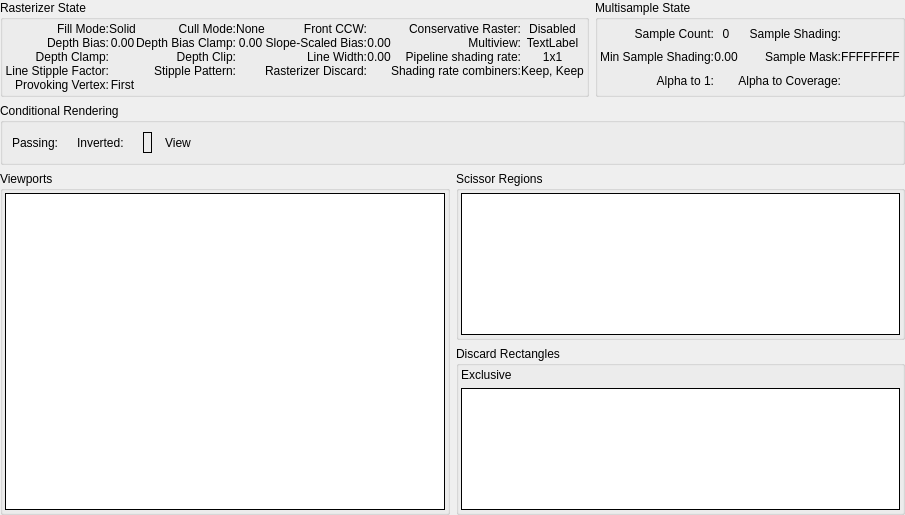
     <widget class="QWidget" name="RS">
      <attribute name="title">
       <string>Rasterizer</string>
      </attribute>
      <layout class="QGridLayout" name="gridLayout_2">
       <property name="leftMargin">
        <number>0</number>
       </property>
       <property name="topMargin">
        <number>0</number>
       </property>
       <property name="rightMargin">
        <number>0</number>
       </property>
       <property name="bottomMargin">
        <number>0</number>
       </property>
       <item row="1" column="0" colspan="2">
        <layout class="QHBoxLayout" name="horizontalLayout_24">
         <item>
          <widget class="QGroupBox" name="rasterizerGroup">
           <property name="title">
            <string>Rasterizer State</string>
           </property>
           <layout class="QGridLayout" name="rasterizerGridLayout">
            <property name="leftMargin">
             <number>2</number>
            </property>
            <property name="topMargin">
             <number>2</number>
            </property>
            <property name="rightMargin">
             <number>2</number>
            </property>
            <property name="bottomMargin">
             <number>2</number>
            </property>
            <property name="spacing">
             <number>0</number>
            </property>
            <item row="0" column="0">
             <widget class="QLabel" name="fillModeLabel">
              <property name="text">
               <string>Fill Mode:</string>
              </property>
              <property name="alignment">
               <set>Qt::AlignRight|Qt::AlignTrailing|Qt::AlignVCenter</set>
              </property>
              <property name="wordWrap">
               <bool>true</bool>
              </property>
             </widget>
            </item>
            <item row="0" column="1">
             <widget class="QLabel" name="fillMode">
              <property name="text">
               <string>Solid</string>
              </property>
              <property name="alignment">
               <set>Qt::AlignCenter</set>
              </property>
              <property name="margin">
               <number>4</number>
              </property>
             </widget>
            </item>
            <item row="0" column="2">
             <widget class="QLabel" name="cullModeLabel">
              <property name="text">
               <string>Cull Mode:</string>
              </property>
              <property name="alignment">
               <set>Qt::AlignRight|Qt::AlignTrailing|Qt::AlignVCenter</set>
              </property>
              <property name="wordWrap">
               <bool>true</bool>
              </property>
             </widget>
            </item>
            <item row="0" column="3">
             <widget class="QLabel" name="cullMode">
              <property name="text">
               <string>None</string>
              </property>
              <property name="alignment">
               <set>Qt::AlignCenter</set>
              </property>
              <property name="margin">
               <number>4</number>
              </property>
             </widget>
            </item>
            <item row="0" column="4">
             <widget class="QLabel" name="frontCCWLabel">
              <property name="text">
               <string>Front CCW:</string>
              </property>
              <property name="alignment">
               <set>Qt::AlignRight|Qt::AlignTrailing|Qt::AlignVCenter</set>
              </property>
              <property name="wordWrap">
               <bool>true</bool>
              </property>
             </widget>
            </item>
            <item row="0" column="5">
             <widget class="QLabel" name="frontCCW">
              <property name="text">
               <string/>
              </property>
              <property name="pixmap">
               <pixmap resource="../../Resources/resources.qrc">:/cross.png</pixmap>
              </property>
              <property name="alignment">
               <set>Qt::AlignCenter</set>
              </property>
              <property name="margin">
               <number>4</number>
              </property>
             </widget>
            </item>
            <item row="0" column="6">
             <widget class="QLabel" name="label">
              <property name="text">
               <string>Conservative Raster:</string>
              </property>
              <property name="alignment">
               <set>Qt::AlignRight|Qt::AlignTrailing|Qt::AlignVCenter</set>
              </property>
              <property name="wordWrap">
               <bool>true</bool>
              </property>
             </widget>
            </item>
            <item row="0" column="7">
             <widget class="QLabel" name="conservativeRaster">
              <property name="text">
               <string>Disabled</string>
              </property>
              <property name="alignment">
               <set>Qt::AlignCenter</set>
              </property>
              <property name="margin">
               <number>4</number>
              </property>
             </widget>
            </item>
            <item row="1" column="0">
             <widget class="QLabel" name="depthBiasLabel">
              <property name="text">
               <string>Depth Bias:</string>
              </property>
              <property name="alignment">
               <set>Qt::AlignRight|Qt::AlignTrailing|Qt::AlignVCenter</set>
              </property>
              <property name="wordWrap">
               <bool>true</bool>
              </property>
             </widget>
            </item>
            <item row="1" column="1">
             <widget class="QLabel" name="depthBias">
              <property name="text">
               <string>0.00</string>
              </property>
              <property name="alignment">
               <set>Qt::AlignCenter</set>
              </property>
              <property name="margin">
               <number>4</number>
              </property>
             </widget>
            </item>
            <item row="1" column="2">
             <widget class="QLabel" name="depthBiasClampLabel">
              <property name="text">
               <string>Depth Bias Clamp:</string>
              </property>
              <property name="alignment">
               <set>Qt::AlignRight|Qt::AlignTrailing|Qt::AlignVCenter</set>
              </property>
              <property name="wordWrap">
               <bool>true</bool>
              </property>
             </widget>
            </item>
            <item row="1" column="3">
             <widget class="QLabel" name="depthBiasClamp">
              <property name="text">
               <string>0.00</string>
              </property>
              <property name="alignment">
               <set>Qt::AlignCenter</set>
              </property>
              <property name="margin">
               <number>4</number>
              </property>
             </widget>
            </item>
            <item row="1" column="4">
             <widget class="QLabel" name="slopeScaledBiasLabel">
              <property name="text">
               <string>Slope-Scaled Bias:</string>
              </property>
              <property name="alignment">
               <set>Qt::AlignRight|Qt::AlignTrailing|Qt::AlignVCenter</set>
              </property>
              <property name="wordWrap">
               <bool>true</bool>
              </property>
             </widget>
            </item>
            <item row="1" column="5">
             <widget class="QLabel" name="slopeScaledBias">
              <property name="text">
               <string>0.00</string>
              </property>
              <property name="alignment">
               <set>Qt::AlignCenter</set>
              </property>
              <property name="margin">
               <number>4</number>
              </property>
             </widget>
            </item>
            <item row="1" column="6">
             <widget class="QLabel" name="label_3">
              <property name="text">
               <string>Multiview:</string>
              </property>
              <property name="alignment">
               <set>Qt::AlignRight|Qt::AlignTrailing|Qt::AlignVCenter</set>
              </property>
              <property name="wordWrap">
               <bool>true</bool>
              </property>
             </widget>
            </item>
            <item row="1" column="7">
             <widget class="QLabel" name="multiview">
              <property name="text">
               <string>TextLabel</string>
              </property>
              <property name="alignment">
               <set>Qt::AlignCenter</set>
              </property>
              <property name="margin">
               <number>4</number>
              </property>
             </widget>
            </item>
            <item row="1" column="10">
             <spacer name="rastHSpacer">
              <property name="orientation">
               <enum>Qt::Horizontal</enum>
              </property>
              <property name="sizeType">
               <enum>QSizePolicy::MinimumExpanding</enum>
              </property>
              <property name="sizeHint" stdset="0">
               <size>
                <width>0</width>
                <height>0</height>
               </size>
              </property>
             </spacer>
            </item>
            <item row="2" column="0">
             <widget class="QLabel" name="depthClampLabel">
              <property name="text">
               <string>Depth Clamp:</string>
              </property>
              <property name="alignment">
               <set>Qt::AlignRight|Qt::AlignTrailing|Qt::AlignVCenter</set>
              </property>
              <property name="wordWrap">
               <bool>true</bool>
              </property>
             </widget>
            </item>
            <item row="2" column="1">
             <widget class="QLabel" name="depthClamp">
              <property name="text">
               <string/>
              </property>
              <property name="pixmap">
               <pixmap resource="../../Resources/resources.qrc">:/cross.png</pixmap>
              </property>
              <property name="alignment">
               <set>Qt::AlignCenter</set>
              </property>
              <property name="margin">
               <number>4</number>
              </property>
             </widget>
            </item>
            <item row="2" column="2">
             <widget class="QLabel" name="label_4">
              <property name="text">
               <string>Depth Clip:</string>
              </property>
              <property name="alignment">
               <set>Qt::AlignRight|Qt::AlignTrailing|Qt::AlignVCenter</set>
              </property>
              <property name="wordWrap">
               <bool>true</bool>
              </property>
             </widget>
            </item>
            <item row="2" column="3">
             <widget class="QLabel" name="depthClip">
              <property name="pixmap">
               <pixmap resource="../../Resources/resources.qrc">:/cross.png</pixmap>
              </property>
              <property name="alignment">
               <set>Qt::AlignCenter</set>
              </property>
              <property name="margin">
               <number>4</number>
              </property>
             </widget>
            </item>
            <item row="2" column="4">
             <widget class="QLabel" name="lineWidthLabel">
              <property name="text">
               <string>Line Width:</string>
              </property>
              <property name="alignment">
               <set>Qt::AlignRight|Qt::AlignTrailing|Qt::AlignVCenter</set>
              </property>
              <property name="wordWrap">
               <bool>true</bool>
              </property>
             </widget>
            </item>
            <item row="2" column="5">
             <widget class="QLabel" name="lineWidth">
              <property name="text">
               <string>0.00</string>
              </property>
              <property name="alignment">
               <set>Qt::AlignCenter</set>
              </property>
              <property name="margin">
               <number>4</number>
              </property>
             </widget>
            </item>
            <item row="2" column="6">
             <widget class="QLabel" name="label_9">
              <property name="text">
               <string>Pipeline shading rate:</string>
              </property>
              <property name="alignment">
               <set>Qt::AlignRight|Qt::AlignTrailing|Qt::AlignVCenter</set>
              </property>
              <property name="wordWrap">
               <bool>true</bool>
              </property>
             </widget>
            </item>
            <item row="2" column="7">
             <widget class="QLabel" name="pipelineShadingRate">
              <property name="text">
               <string>1x1</string>
              </property>
              <property name="alignment">
               <set>Qt::AlignCenter</set>
              </property>
              <property name="margin">
               <number>4</number>
              </property>
             </widget>
            </item>
            <item row="3" column="0">
             <widget class="QLabel" name="stippleFactorLabel">
              <property name="text">
               <string>Line Stipple Factor:</string>
              </property>
              <property name="alignment">
               <set>Qt::AlignRight|Qt::AlignTrailing|Qt::AlignVCenter</set>
              </property>
              <property name="wordWrap">
               <bool>true</bool>
              </property>
             </widget>
            </item>
            <item row="3" column="1">
             <widget class="QLabel" name="stippleFactor">
              <property name="pixmap">
               <pixmap resource="../../Resources/resources.qrc">:/cross.png</pixmap>
              </property>
              <property name="alignment">
               <set>Qt::AlignCenter</set>
              </property>
              <property name="margin">
               <number>4</number>
              </property>
             </widget>
            </item>
            <item row="3" column="2">
             <widget class="QLabel" name="stipplePatternLabel">
              <property name="text">
               <string>Stipple Pattern:</string>
              </property>
              <property name="alignment">
               <set>Qt::AlignRight|Qt::AlignTrailing|Qt::AlignVCenter</set>
              </property>
              <property name="wordWrap">
               <bool>true</bool>
              </property>
             </widget>
            </item>
            <item row="3" column="3">
             <widget class="QLabel" name="stipplePattern">
              <property name="pixmap">
               <pixmap resource="../../Resources/resources.qrc">:/cross.png</pixmap>
              </property>
              <property name="alignment">
               <set>Qt::AlignCenter</set>
              </property>
              <property name="margin">
               <number>4</number>
              </property>
             </widget>
            </item>
            <item row="3" column="4">
             <widget class="QLabel" name="rasterizerDiscardLabel">
              <property name="text">
               <string>Rasterizer Discard:</string>
              </property>
              <property name="alignment">
               <set>Qt::AlignRight|Qt::AlignTrailing|Qt::AlignVCenter</set>
              </property>
              <property name="wordWrap">
               <bool>true</bool>
              </property>
             </widget>
            </item>
            <item row="3" column="5">
             <widget class="QLabel" name="rasterizerDiscard">
              <property name="text">
               <string/>
              </property>
              <property name="pixmap">
               <pixmap resource="../../Resources/resources.qrc">:/cross.png</pixmap>
              </property>
              <property name="alignment">
               <set>Qt::AlignCenter</set>
              </property>
              <property name="margin">
               <number>4</number>
              </property>
             </widget>
            </item>
            <item row="3" column="6">
             <widget class="QLabel" name="label_2">
              <property name="text">
               <string>Shading rate combiners:</string>
              </property>
              <property name="alignment">
               <set>Qt::AlignRight|Qt::AlignTrailing|Qt::AlignVCenter</set>
              </property>
              <property name="wordWrap">
               <bool>true</bool>
              </property>
             </widget>
            </item>
            <item row="3" column="7">
             <widget class="QLabel" name="shadingRateCombiners">
              <property name="text">
               <string>Keep, Keep</string>
              </property>
              <property name="alignment">
               <set>Qt::AlignCenter</set>
              </property>
              <property name="margin">
               <number>4</number>
              </property>
             </widget>
            </item>
            <item row="4" column="0">
             <widget class="QLabel" name="label_10">
              <property name="text">
               <string>Provoking Vertex:</string>
              </property>
              <property name="alignment">
               <set>Qt::AlignRight|Qt::AlignTrailing|Qt::AlignVCenter</set>
              </property>
              <property name="wordWrap">
               <bool>true</bool>
              </property>
             </widget>
            </item>
            <item row="4" column="1">
             <widget class="QLabel" name="provokingVertex">
              <property name="text">
               <string>First</string>
              </property>
              <property name="alignment">
               <set>Qt::AlignCenter</set>
              </property>
              <property name="margin">
               <number>4</number>
              </property>
             </widget>
            </item>
            <item row="5" column="0">
             <spacer name="rastVSpacer">
              <property name="orientation">
               <enum>Qt::Vertical</enum>
              </property>
              <property name="sizeType">
               <enum>QSizePolicy::Preferred</enum>
              </property>
              <property name="sizeHint" stdset="0">
               <size>
                <width>0</width>
                <height>0</height>
               </size>
              </property>
             </spacer>
            </item>
           </layout>
          </widget>
         </item>
         <item>
          <widget class="QGroupBox" name="MSAAGroup">
           <property name="title">
            <string>Multisample State</string>
           </property>
           <layout class="QGridLayout" name="MSAAGridLayout">
            <property name="leftMargin">
             <number>2</number>
            </property>
            <property name="topMargin">
             <number>2</number>
            </property>
            <property name="rightMargin">
             <number>2</number>
            </property>
            <property name="bottomMargin">
             <number>2</number>
            </property>
            <property name="spacing">
             <number>0</number>
            </property>
            <item row="0" column="0">
             <widget class="QLabel" name="sampleCountLabel">
              <property name="text">
               <string>Sample Count:</string>
              </property>
              <property name="alignment">
               <set>Qt::AlignRight|Qt::AlignTrailing|Qt::AlignVCenter</set>
              </property>
              <property name="wordWrap">
               <bool>true</bool>
              </property>
             </widget>
            </item>
            <item row="0" column="1">
             <widget class="QLabel" name="sampleCount">
              <property name="text">
               <string>0</string>
              </property>
              <property name="alignment">
               <set>Qt::AlignCenter</set>
              </property>
              <property name="margin">
               <number>4</number>
              </property>
             </widget>
            </item>
            <item row="0" column="2">
             <widget class="QLabel" name="sampleShadingLabel">
              <property name="text">
               <string>Sample Shading:</string>
              </property>
              <property name="alignment">
               <set>Qt::AlignRight|Qt::AlignTrailing|Qt::AlignVCenter</set>
              </property>
              <property name="wordWrap">
               <bool>true</bool>
              </property>
             </widget>
            </item>
            <item row="0" column="3">
             <widget class="QLabel" name="sampleShading">
              <property name="text">
               <string/>
              </property>
              <property name="pixmap">
               <pixmap resource="../../Resources/resources.qrc">:/cross.png</pixmap>
              </property>
              <property name="alignment">
               <set>Qt::AlignCenter</set>
              </property>
              <property name="margin">
               <number>4</number>
              </property>
             </widget>
            </item>
            <item row="1" column="0">
             <widget class="QLabel" name="minSampleShadingLabel">
              <property name="text">
               <string>Min Sample Shading:</string>
              </property>
              <property name="alignment">
               <set>Qt::AlignRight|Qt::AlignTrailing|Qt::AlignVCenter</set>
              </property>
              <property name="wordWrap">
               <bool>true</bool>
              </property>
             </widget>
            </item>
            <item row="1" column="1">
             <widget class="QLabel" name="minSampleShading">
              <property name="text">
               <string>0.00</string>
              </property>
              <property name="alignment">
               <set>Qt::AlignCenter</set>
              </property>
              <property name="margin">
               <number>4</number>
              </property>
             </widget>
            </item>
            <item row="1" column="2">
             <widget class="QLabel" name="sampleMaskLabel">
              <property name="text">
               <string>Sample Mask:</string>
              </property>
              <property name="alignment">
               <set>Qt::AlignRight|Qt::AlignTrailing|Qt::AlignVCenter</set>
              </property>
              <property name="wordWrap">
               <bool>true</bool>
              </property>
             </widget>
            </item>
            <item row="1" column="3">
             <widget class="QLabel" name="sampleMask">
              <property name="text">
               <string>FFFFFFFF</string>
              </property>
              <property name="alignment">
               <set>Qt::AlignCenter</set>
              </property>
              <property name="margin">
               <number>4</number>
              </property>
             </widget>
            </item>
            <item row="1" column="4">
             <spacer name="MSAAHSpacer">
              <property name="orientation">
               <enum>Qt::Horizontal</enum>
              </property>
              <property name="sizeType">
               <enum>QSizePolicy::MinimumExpanding</enum>
              </property>
              <property name="sizeHint" stdset="0">
               <size>
                <width>0</width>
                <height>0</height>
               </size>
              </property>
             </spacer>
            </item>
            <item row="2" column="0">
             <widget class="QLabel" name="alphaToOneLabel">
              <property name="text">
               <string>Alpha to 1:</string>
              </property>
              <property name="alignment">
               <set>Qt::AlignRight|Qt::AlignTrailing|Qt::AlignVCenter</set>
              </property>
              <property name="wordWrap">
               <bool>true</bool>
              </property>
             </widget>
            </item>
            <item row="2" column="1">
             <widget class="QLabel" name="alphaToOne">
              <property name="pixmap">
               <pixmap resource="../../Resources/resources.qrc">:/cross.png</pixmap>
              </property>
              <property name="alignment">
               <set>Qt::AlignCenter</set>
              </property>
              <property name="margin">
               <number>4</number>
              </property>
             </widget>
            </item>
            <item row="2" column="2">
             <widget class="QLabel" name="alphaToCoverageLabel">
              <property name="text">
               <string>Alpha to Coverage:</string>
              </property>
              <property name="alignment">
               <set>Qt::AlignRight|Qt::AlignTrailing|Qt::AlignVCenter</set>
              </property>
              <property name="wordWrap">
               <bool>true</bool>
              </property>
             </widget>
            </item>
            <item row="2" column="3">
             <widget class="QLabel" name="alphaToCoverage">
              <property name="pixmap">
               <pixmap resource="../../Resources/resources.qrc">:/cross.png</pixmap>
              </property>
              <property name="alignment">
               <set>Qt::AlignCenter</set>
              </property>
              <property name="margin">
               <number>4</number>
              </property>
             </widget>
            </item>
           </layout>
          </widget>
         </item>
        </layout>
       </item>
       <item row="2" column="0" colspan="2">
        <widget class="QGroupBox" name="conditionalRenderingGroup">
         <property name="title">
          <string>Conditional Rendering</string>
         </property>
         <layout class="QHBoxLayout" name="horizontalLayout_41">
          <item>
           <widget class="QLabel" name="label_5">
            <property name="text">
             <string>Passing:</string>
            </property>
           </widget>
          </item>
          <item>
           <widget class="QLabel" name="predicatePassing"/>
          </item>
          <item>
           <widget class="QLabel" name="label_6">
            <property name="text">
             <string>Inverted:</string>
            </property>
           </widget>
          </item>
          <item>
           <widget class="QLabel" name="predicateInverted"/>
          </item>
          <item>
           <widget class="RDLabel" name="predicateBuffer">
            <property name="frameShape">
             <enum>QFrame::Box</enum>
            </property>
            <property name="margin">
             <number>4</number>
            </property>
           </widget>
          </item>
          <item>
           <widget class="QToolButton" name="predicateBufferViewButton">
            <property name="cursor">
             <cursorShape>PointingHandCursor</cursorShape>
            </property>
            <property name="toolTip">
             <string>Open Predicate Buffer</string>
            </property>
            <property name="text">
             <string>View</string>
            </property>
            <property name="icon">
             <iconset resource="../../Resources/resources.qrc">
              <normaloff>:/action.png</normaloff>:/action.png</iconset>
            </property>
            <property name="toolButtonStyle">
             <enum>Qt::ToolButtonTextBesideIcon</enum>
            </property>
            <property name="autoRaise">
             <bool>true</bool>
            </property>
           </widget>
          </item>
          <item>
           <spacer name="horizontalSpacer_5">
            <property name="orientation">
             <enum>Qt::Horizontal</enum>
            </property>
            <property name="sizeHint" stdset="0">
             <size>
              <width>40</width>
              <height>20</height>
             </size>
            </property>
           </spacer>
          </item>
         </layout>
        </widget>
       </item>
       <item row="3" column="0">
        <widget class="QGroupBox" name="viewportsGroup">
         <property name="sizePolicy">
          <sizepolicy hsizetype="Expanding" vsizetype="Expanding">
           <horstretch>0</horstretch>
           <verstretch>0</verstretch>
          </sizepolicy>
         </property>
         <property name="title">
          <string>Viewports</string>
         </property>
         <layout class="QHBoxLayout" name="horizontalLayout_21">
          <property name="leftMargin">
           <number>2</number>
          </property>
          <property name="topMargin">
           <number>2</number>
          </property>
          <property name="rightMargin">
           <number>2</number>
          </property>
          <property name="bottomMargin">
           <number>2</number>
          </property>
          <item>
           <widget class="RDTreeWidget" name="viewports">
            <property name="frameShape">
             <enum>QFrame::Box</enum>
            </property>
            <property name="frameShadow">
             <enum>QFrame::Plain</enum>
            </property>
            <property name="editTriggers">
             <set>QAbstractItemView::NoEditTriggers</set>
            </property>
            <property name="showDropIndicator" stdset="0">
             <bool>false</bool>
            </property>
            <property name="indentation">
             <number>0</number>
            </property>
            <property name="rootIsDecorated">
             <bool>false</bool>
            </property>
            <property name="allColumnsShowFocus">
             <bool>true</bool>
            </property>
            <attribute name="headerMinimumSectionSize">
             <number>50</number>
            </attribute>
           </widget>
          </item>
         </layout>
        </widget>
       </item>
       <item row="3" column="1">
        <layout class="QVBoxLayout" name="verticalLayout_18">
         <property name="bottomMargin">
          <number>0</number>
         </property>
         <item>
          <widget class="QGroupBox" name="scissorGroup">
           <property name="sizePolicy">
            <sizepolicy hsizetype="Preferred" vsizetype="Preferred">
             <horstretch>0</horstretch>
             <verstretch>1</verstretch>
            </sizepolicy>
           </property>
           <property name="title">
            <string>Scissor Regions</string>
           </property>
           <layout class="QHBoxLayout" name="horizontalLayout_22">
            <property name="leftMargin">
             <number>2</number>
            </property>
            <property name="topMargin">
             <number>2</number>
            </property>
            <property name="rightMargin">
             <number>2</number>
            </property>
            <property name="bottomMargin">
             <number>2</number>
            </property>
            <item>
             <widget class="RDTreeWidget" name="scissors">
              <property name="frameShape">
               <enum>QFrame::Box</enum>
              </property>
              <property name="frameShadow">
               <enum>QFrame::Plain</enum>
              </property>
              <property name="editTriggers">
               <set>QAbstractItemView::NoEditTriggers</set>
              </property>
              <property name="showDropIndicator" stdset="0">
               <bool>false</bool>
              </property>
              <property name="indentation">
               <number>0</number>
              </property>
              <property name="rootIsDecorated">
               <bool>false</bool>
              </property>
              <property name="allColumnsShowFocus">
               <bool>true</bool>
              </property>
              <attribute name="headerMinimumSectionSize">
               <number>50</number>
              </attribute>
             </widget>
            </item>
           </layout>
          </widget>
         </item>
         <item>
          <widget class="QGroupBox" name="discardGroup">
           <property name="sizePolicy">
            <sizepolicy hsizetype="Preferred" vsizetype="Preferred">
             <horstretch>0</horstretch>
             <verstretch>1</verstretch>
            </sizepolicy>
           </property>
           <property name="title">
            <string>Discard Rectangles</string>
           </property>
           <layout class="QVBoxLayout" name="verticalLayout_19">
            <property name="leftMargin">
             <number>2</number>
            </property>
            <property name="topMargin">
             <number>2</number>
            </property>
            <property name="rightMargin">
             <number>2</number>
            </property>
            <property name="bottomMargin">
             <number>2</number>
            </property>
            <item>
             <widget class="QLabel" name="discardMode">
              <property name="text">
               <string>Exclusive</string>
              </property>
             </widget>
            </item>
            <item>
             <widget class="RDTreeWidget" name="discards">
              <property name="frameShape">
               <enum>QFrame::Box</enum>
              </property>
              <property name="frameShadow">
               <enum>QFrame::Plain</enum>
              </property>
              <property name="sizeAdjustPolicy">
               <enum>QAbstractScrollArea::AdjustToContents</enum>
              </property>
              <property name="editTriggers">
               <set>QAbstractItemView::NoEditTriggers</set>
              </property>
              <property name="showDropIndicator" stdset="0">
               <bool>false</bool>
              </property>
              <property name="indentation">
               <number>0</number>
              </property>
              <property name="rootIsDecorated">
               <bool>false</bool>
              </property>
              <attribute name="headerMinimumSectionSize">
               <number>50</number>
              </attribute>
             </widget>
            </item>
           </layout>
          </widget>
         </item>
        </layout>
       </item>
      </layout>
     </widget>
